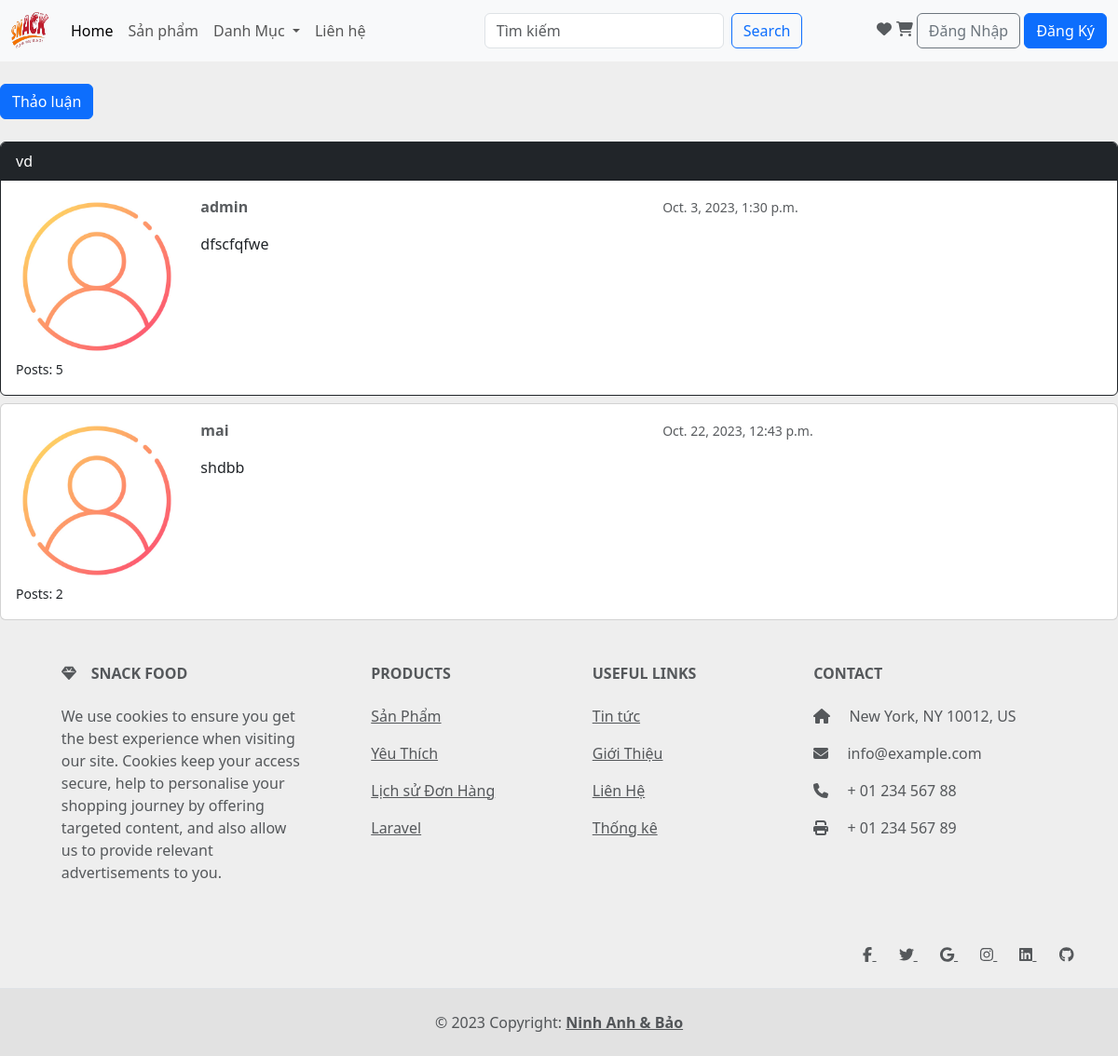
The page /Tintuc/1/chude/1/ on the database its author committed.
### blog/models.py (models this page shows, shortened)
class Chude(models.Model):
    ten_chude = models.CharField(max_length=100)
    lan_capnhat_cuoi = models.DateTimeField(auto_now_add=True)
    luot_xem = models.PositiveIntegerField(default=0)
    dien_dan = models.ForeignKey(Diendan, related_name='cac_chude',
                                on_delete=models.CASCADE) # rang buoc qh du lieu mang tinh toan ven
    tao_boi = models.ForeignKey(User, related_name= 'tao_chude_moi', on_delete= models.CASCADE)

class Thaoluan(models.Model):
    nd = models.TextField(max_length=5000)
    ngay_tao = models.DateTimeField(auto_now_add=True)
    ngay_capnhat = models.DateTimeField(null=True)
    chu_de = models.ForeignKey(Chude, related_name= 'cac_thaoluan', on_delete=models.CASCADE)
    tao_boi = models.ForeignKey(User, related_name='tao_thaoluan', on_delete=models.CASCADE)
    thanhvien_capnhat = models.ForeignKey(User, related_name='capnhat_boi', null=True , on_delete=models.CASCADE)

### blog/views.py (the view)
# urls.py: path('Tintuc/<int:ddpk>/chude/<int:cdpk>/', views.chude_thaoluan.as_view(), name= 'chude_thaoluan'),
class chude_thaoluan(ListView):
    model = Thaoluan
    context_object_name = 'ctl'
    template_name = 'chude_thaoluan.html'
    paginate_by = 5
    def get_context_data(self, **kwargs):
        self.chu_de.luot_xem +=1
        self.chu_de.save()
        kwargs['cd'] = self.chu_de
        return super().get_context_data(**kwargs)
    def get_queryset(self):
        self.chu_de = get_object_or_404(Chude, dien_dan__pk=self.kwargs.get('ddpk'), pk=self.kwargs.get('cdpk'))
        queryset = self.chu_de.cac_thaoluan.order_by('ngay_tao')
        return queryset

### templates/chude_thaoluan.html (shortened to what this page needs)
{% extends 'master.html' %}
{% load static %}
{% block blogs %}
  <div class="mb-4">
    <a href="{% url 'tao_thaoluan_moi' cd.dien_dan.pk cd.pk%}" class="btn btn-primary" role="button">Thảo luận</a>
  </div>
  {% for tl in ctl %}
    <div class="card mb-2 {% if forloop.first %}border-dark{% endif %}">
      {% if forloop.first %}
        <div class="card-header text-white bg-dark py-2 px-3">{{ cd.ten_chude }}</div>
      {% endif %}
      <div class="card-body p-3">
        <div class="row">
          <div class="col-2">
            <img src="{% static "app/img/user.jpg" %}" alt="{{ tl.tao_boi.username }}" class="w-100">
            <small>Posts: {{ tl.tao_boi.tao_thaoluan.count }}</small>
          </div>
          <div class="col-10">
            <div class="row mb-3">
              <div class="col-6">
                <strong class="text-muted">{{ tl.tao_boi.username }}</strong>
              </div>
              <div class="col-6 text-right">
                <small class="text-muted">{{ tl.ngay_tao }}</small>
              </div>
            </div>
            {{ tl.nd }}
          </div>
        </div>
      </div>
    </div>
  {% endfor %}
{% endblock blogs %}

### rows shown on the page
Thaoluan: tao_boi.tao_thaoluan.count "5", tao_boi.username "admin", ngay_tao "Oct. 3, 2023, 1:30 p.m.", nd "dfscfqfwe"
Chude: ten_chude "vd"
Thaoluan: tao_boi.tao_thaoluan.count "2", tao_boi.username "mai", ngay_tao "Oct. 22, 2023, 12:43 p.m.", nd "shdbb"
